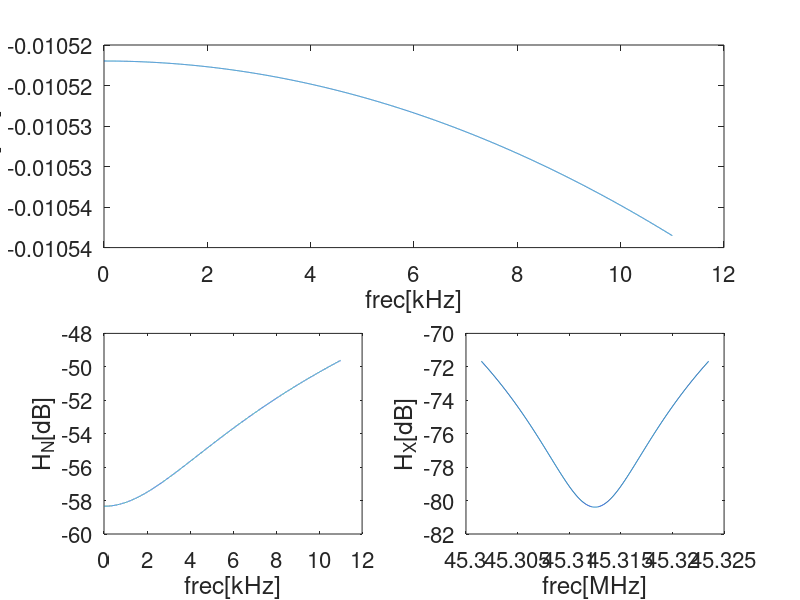

MATLAB code for this plot:
fp=4.3307e3;%frec. de corte
fs=45.3125e6;%frec. de sampling
% 150k 470p+20p=490p, al hacer superposición quedan 2 de 150k en paralelo
wp=2*pi*fp;
Trc=1/wp;%constante de tiempo filtro
%Trc=10;
Ts=1/fs;

% pasivo ord 1
H=@(f) 1/2./(1+1j*2*pi*Trc*f);
% activo ord 1
%H=@(f) 1./(1i*2*pi*Trc*f);

% aprox teorica ganancia
%G=abs(1/feval(H,fs/2));
% ganancia simulación a 1kHz
G=1650;

% Filtro de lazo equivalente pasivo orden 1
Heq=@(f) 1/2 * exp(-1i*2*pi*f*Ts)* (1-exp(-Ts/Trc))./(1-exp(-Ts/Trc)*exp(-1i*2*pi*f*Ts));


Fs=0:2000:fs;
Fp=0:1:11000;
Fa=fs-11000:1:fs+11000;

% Transferencia ruido pasivo orden 1
Hn=@(f) 1./(1+G*Heq(f));
% lo mismo despejado a mano para verificar
%Hn=@(f) 2 *(1-exp(-Ts/Trc)*exp(-1i*2*pi*f*Ts))./(2+exp(-1i*2*pi*f*Ts)*(G-(G+2)*exp(-Ts/Trc)));
% La transferencia de ruido activo ord 1
%Hn=@(f) 1-exp(-1i*2*pi*f*Ts);

% Transf señal pasivo ord 1
Hx=@(f) G.*feval(H,f).*feval(Hn,f);
% para activo ord 1
%Hx=@(f) (1-exp(-1i*2*pi*f*Ts))./(1i*2*pi*f*Ts);

%% Ploteo
figure(1);
subplot(2,2,[1,2]);
plot(Fp/1000,20/log(10)*log( abs( feval(Hx,Fp) ) ) );
xlabel('frec[kHz]','FontSize',16);%,'FontWeight','bold');
ylabel('H_X[dB]','FontSize',16);%,'FontWeight','bold');
set(gca,'fontsize',16);
subplot(223);
plot(Fp/1000,20/log(10)*log( abs( feval(Hn,Fp) ) ) );
xlabel('frec[kHz]','FontSize',16);%,'FontWeight','bold');
ylabel('H_N[dB]','FontSize',16);%'FontWeight','bold');
set(gca,'fontsize',16);
subplot(224);
plot(Fa/1e6,20/log(10)*log( abs( feval(Hx,Fa) )/max(abs(feval(Hx,Fp))) ) );
xlabel('frec[MHz]','FontSize',16);%,'FontWeight','bold');
ylabel('H_X[dB]','FontSize',16);%,'FontWeight','bold');
set(gca,'fontsize',16);

%figure(2);
%plot(Fp,20/log(10)*log( abs( feval(Hn,Fp) ) ) );
%figure(3);
%plot(Fs,20/log(10)*log( abs( feval(Hx,Fs) ) ) );
%figure(4);
%plot(Fs,20/log(10)*log( abs( feval(Hn,Fs) ) ) );

%% Calculo ENOB

int= integral(@(f) abs(feval(Hn,f)).^2,0,fp);
int
(min(abs(feval(Hx,Fp))))^2
SQNR= (min(abs(feval(Hx,Fp))))^2/(1.65^2*int/12/11e3);
10*log(SQNR)/log(10)
(ans-1.76)/6.02


